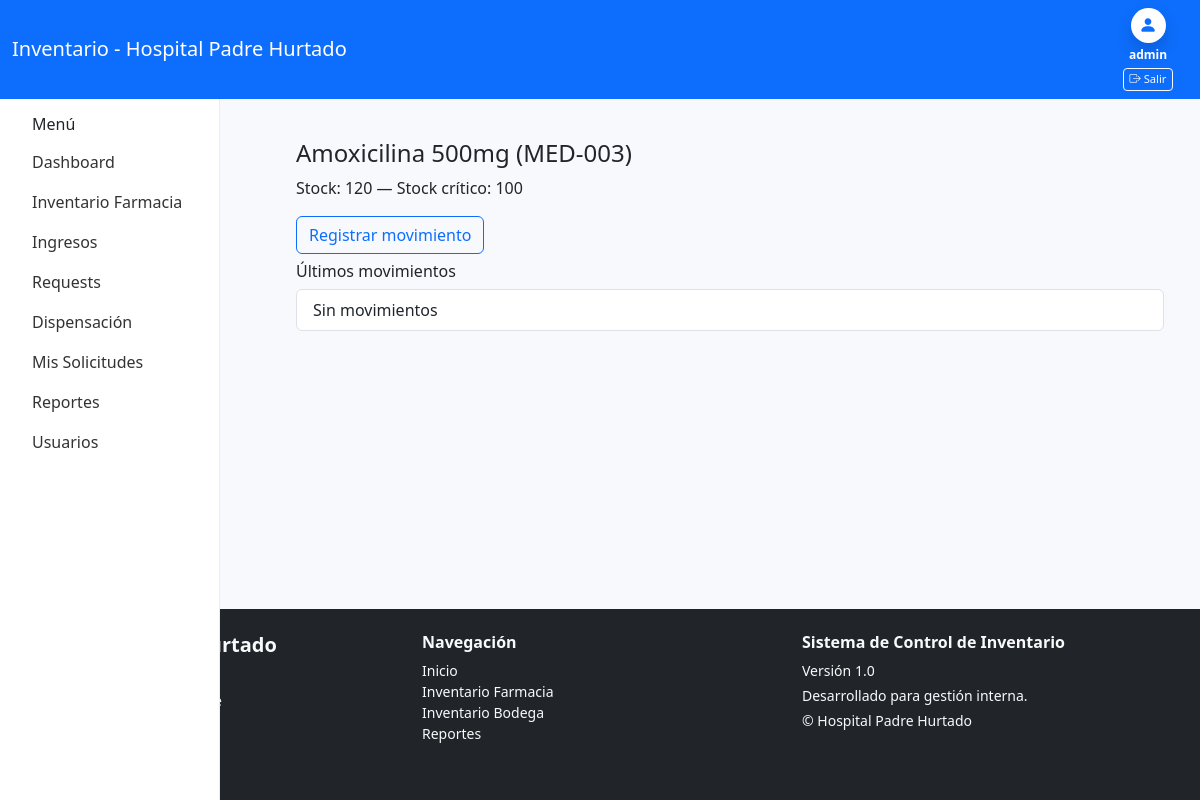
/farmacia/4/ (signed in), run on the app's committed database.
### farmacia/models.py (models this page shows, shortened)
class Medicamento(models.Model):
    codigo = models.CharField(max_length=50, unique=True, blank=True)
    nombre = models.CharField(max_length=200)
    descripcion = models.TextField(blank=True)
    lote = models.CharField(max_length=100, blank=True, null=True)
    fecha_vencimiento = models.DateField(blank=True, null=True)
    stock = models.IntegerField(default=0)
    stock_critico = models.IntegerField(default=0)

### farmacia/views.py (the view)
# urls.py: path('<int:pk>/', views.detalle_medicamento, name='detalle'),
@login_required
def detalle_medicamento(request, pk):
    if not rol_permitido(request.user, ["ADMIN","JEFE_FARMACIA","FUNC_FARMACIA"]):
        messages.error(request, "No tienes permiso.")
        return redirect("index")
    m = get_object_or_404(Medicamento, pk=pk)
    movimientos = m.movimientos.all().order_by('-fecha')[:20]
    return render(request, "farmacia/medicamento_detail.html", {"medicamento": m, "movimientos": movimientos})

### farmacia/views.py (called while the page is built)
def rol_permitido(user, allowed):
    try:
        return user.is_authenticated and user.perfil.rol in allowed
    except Exception:
        return False

### farmacia/templates/farmacia/medicamento_detail.html (shortened to what this page needs)
{% extends "core/base.html" %}
{% block principal %}
<div class="container mt-3">
  <h4>{{ medicamento.nombre }} ({{ medicamento.codigo }})</h4>
  <p>Stock: {{ medicamento.stock }} — Stock crítico: {{ medicamento.stock_critico }}</p>
  <a class="btn btn-outline-primary mb-2" href="{% url 'farmacia:movimiento_nuevo' %}">Registrar movimiento</a>
  <h6>Últimos movimientos</h6>
  <ul class="list-group">
    {% for mov in movimientos %}
    <li class="list-group-item">{{ mov.fecha }} — {{ mov.tipo }} — {{ mov.cantidad }} — por {{ mov.usuario }}</li>
    {% empty %}
    <li class="list-group-item">Sin movimientos</li>
    {% endfor %}
  </ul>
</div>
{% endblock %}

### core/templates/core/base.html (shortened to what this page needs)
{% load static %}
<!doctype html>
<html lang="es">
<head>
  <link href="https://cdn.jsdelivr.net/npm/bootstrap@5.3.2/dist/css/bootstrap.min.css" rel="stylesheet">
  <link rel="stylesheet" href="https://cdn.jsdelivr.net/npm/bootstrap-icons@1.10.5/font/bootstrap-icons.css">
</head>
<body class="d-flex flex-column min-vh-100">
<nav class="navbar navbar-expand-lg app-header">
  <div class="container-fluid">
    <a class="navbar-brand text-white" href="{% url 'dashboard' %}">Inventario - Hospital Padre Hurtado</a>
    <div class="d-flex">
      {% if request.user.is_authenticated %}
          <div class="d-flex flex-column align-items-center text-white" style="min-width:80px;">
          <div class="rounded-circle bg-white d-flex justify-content-center align-items-center shadow" style="width:35px; height:35px;">
            <i class="bi bi-person-fill" style="font-size:18px; color:#0d6efd;"></i>
          </div>
          <div style="font-size:0.75rem; margin-top:3px; text-align:center;">
            <strong>{{ user.username }}</strong>
          </div>
          <a href="{% url 'logout' %}" class="btn btn-outline-light btn-sm mt-1" style="font-size:0.70rem; padding: 2px 6px; white-space: nowrap; width: auto !important;">
            <i class="bi bi-box-arrow-right"></i>
            Salir
          </a>
        </div>
      {% else %}
        <a class="btn btn-outline-light btn-sm" href="{% url 'login' %}">Iniciar sesión</a>
      {% endif %}
    </div>
  </div>
</nav>
<div class="d-flex">
  <aside class="sidebar p-3">
    <h6 class="px-3">Menú</h6>
    {% with current=request.resolver_match.url_name %}
    <ul class="nav flex-column">
    {% if request.user.is_authenticated %}
      {% if request.user.perfil.rol == "ADMIN" or request.user.perfil.rol == "JEFE_BODEGA" or request.user.perfil.rol == "JEFE_FARMACIA" %}
      <li class="nav-item">
        <a class="nav-link {% if current == 'dashboard' %}active{% endif %}" href="{% url 'dashboard' %}">
            Dashboard
        </a>
      </li>
      {% endif %}
      {% if request.user.perfil.rol == "FUNC_FARMACIA" or request.user.perfil.rol == "JEFE_FARMACIA" %}
      <li class="nav-item">
        <a class="nav-link {% if current == 'lista' %}active{% endif %}"
          href="{% url 'farmacia:medicamentos_lista' %}">
          Inventario Farmacia
        </a>
      </li>
      {% endif %}
      <li class="nav-item">
        <a class="nav-link {% if current == 'register_entry' %}active{% endif %}" href="{% url 'inventario:register_entry' %}">Ingresos</a>
      </li>
      <li class="nav-item">
        <a class="nav-link {% if current == 'solicitudes_listar' %}active{% endif %}" href="{% url 'inventario:solicitudes_listar' %}">Requests</a>
      </li>
      {% if request.user.perfil.rol == "FUNC_FARMACIA" or request.user.perfil.rol == "JEFE_FARMACIA" %}
      <li class="nav-item">
        <a class="nav-link {% if current == 'dispense' %}active{% endif %}" href="{% url 'farmacia:dispense' %}">Dispensación</a>
      </li>
      <li class="nav-item">
        <a class="nav-link {% if current == 'solicitudes_mias' %}active{% endif %}" href="{% url 'farmacia:solicitudes_mias' %}">Mis Solicitudes</a>
      </li>
      {% endif %}
      <li class="nav-item">
        <a class="nav-link {% if current == 'reports' %}active{% endif %}" href="{% url 'reports' %}">Reportes</a>
      </li>
    {% endif %}
      {% if user.is_authenticated and user.is_superuser %}
      <li class="nav-item">
        <a class="nav-link {% if current == 'manage_users' %}active{% endif %}" href="{% url 'manage_users' %}">Usuarios</a>
      </li>
      {% endif %}
    </ul>
    {% endwith %}
  </aside>
  <main class="flex-fill p-4">
    {% block principal %}
    {% endblock %}
  </main>
</div>
<footer class="bg-dark text-light mt-auto py-4">
  <div class="container">
    <div class="row">
      <div class="col-md-4 mb-3">
        <h5 class="fw-bold">Hospital Padre Hurtado</h5>
        <p class="small mb-1">Av. Concha y Toro 3459</p>
        <p class="small mb-1">San Ramón, Santiago, Chile</p>
        <p class="small">Teléfono: <strong>(2) 2576 3000</strong></p>
      </div>
      <div class="col-md-4 mb-3">
        <h6 class="fw-bold">Navegación</h6>
        <ul class="list-unstyled small">
          <li><a href="/" class="text-light text-decoration-none">Inicio</a></li>
          <li><a href="/farmacia/" class="text-light text-decoration-none">Inventario Farmacia</a></li>
          <li><a href="/bodega/" class="text-light text-decoration-none">Inventario Bodega</a></li>
          <li><a href="/reportes/" class="text-light text-decoration-none">Reportes</a></li>
        </ul>
      </div>
      <div class="col-md-4 mb-3">
        <h6 class="fw-bold">Sistema de Control de Inventario</h6>
        <p class="small mb-1">Versión 1.0</p>
        <p class="small mb-1">Desarrollado para gestión interna.</p>
        <p class="small">© {{ now|date:"Y" }} Hospital Padre Hurtado</p>
      </div>
    </div>
</footer>
</body>
</html>

### core/templates/core/base.html (style rules this page uses)
body { background:#f7f9fc; }
.sidebar { min-width: 220px; max-width: 260px; background: #fff; border-right:1px solid #e6eef8; height:100vh; padding-top:1rem; position:fixed; }
main.flex-fill { margin-left: 260px; }
.app-header { background: #0d6efd; color: #fff; }
.sidebar .nav { padding-left:0; }
.sidebar .nav-link { color:#333; }

### data on the page
Medicamento: nombre "Amoxicilina 500mg", codigo "MED-003", stock "120", stock_critico "100"

### other printed values
{{ user.username }} "admin"
